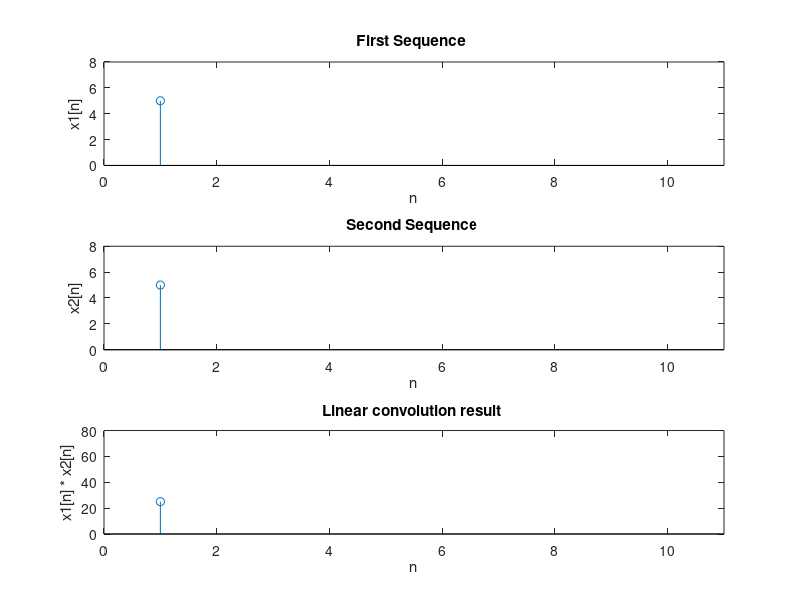

MATLAB code to generate this figure: (Note: this script raises an error after producing the figure.)
x=input('input the first sequence ');
y=input('input the second sequence ');
nx=length(x);
ny=length(y);
x=[x zeros(1,ny-1)];
y=[y zeros(1,nx-1)];
m=length(x);
w=zeros(1,m);
for j=1:m
    for i=1:j-1
            n=j-i+1; 
            w(j)=w(j)+x(i)*y(n);
    end
    w(j)=w(j)+x(j)*y(1);
    for i=j+1:m
        n=m-i+j+1;
        w(j)=w(j)+x(i)*y(n);
    end
end

subplot(311)
stem(x);
axis([0 11 0 8]);
title('First Sequence ');
xlabel('n');
ylabel('x1[n]');

subplot(312)
stem(y);
axis([0 11 0 8]);
title('Second Sequence ');
xlabel('n');
ylabel('x2[n]');

subplot(313)
stem(w);
axis([0 11 0 80]);
title('Linear convolution result ');
xlabel('n');
ylabel('x1[n] * x2[n]');

gtext('Noufal P 13400043');
